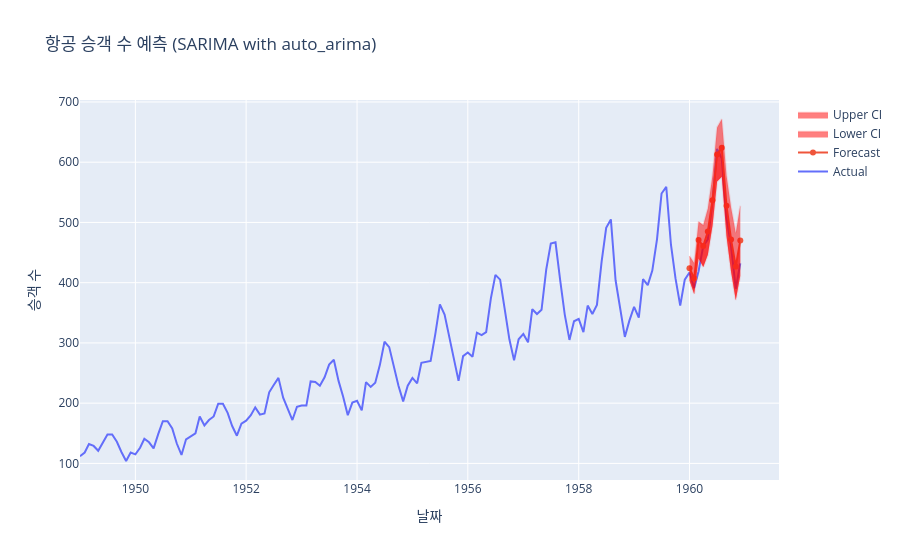

Notebook cell for this chart:
### Markdown cell above
#### auto_arima 결과 해석

1. 모델 탐색 과정
   - `auto_arima`는 다양한 SARIMA 모델을 시도하여 AIC(Akaike Information Criterion) 값이 가장 낮은 모델을 찾습니다
   - 총 12개의 모델을 시도했으며, 그 중 **ARIMA(1,1,0)(0,1,0)[12]** 모델이 AIC=899.902로 가장 좋은 성능을 보였습니다

2. 최적 모델: SARIMA(1,1,0)(0,1,0)[12]
   - **p=1, d=1, q=0**: 비계절성 부분에서 AR(1) 모델, 1차 차분 적용
   - **P=0, D=1, Q=0**: 계절성 부분에서는 1차 계절 차분만 적용
   - **계절 주기 = 12**: 월별 데이터의 연간 계절성

3. 모델 계수 해석
   - **ar.L1 = -0.2431**: AR(1) 계수로, 이전 시점의 값이 현재 값에 음의 영향을 미침
   - **sigma2 = 108.8757**: 오차항의 분산

4. 모델 진단
   - **Ljung-Box 검정 (Q=0.02, p=0.89)**: 잔차에 자기상관이 없음을 의미 (좋은 결과)
   - **Jarque-Bera 검정 (JB=0.57, p=0.75)**: 잔차가 정규분포를 따름을 의미 (좋은 결과)
   - **이분산성 검정 (H=1.47, p=0.23)**: 등분산성 가정을 만족함 (좋은 결과)

이 모델은 통계적으로 적절하며 항공 승객 데이터의 패턴을 잘 포착하고 있습니다.

### Code cell
# 테스트 데이터에 대한 예측
n_periods = 12
forecast_auto, conf_int = sarima_model.predict(n_periods=n_periods, return_conf_int=True)

# 예측 결과 시각화
forecast_index = pd.date_range(start=train_auto.index[-1] + pd.DateOffset(months=1), periods=n_periods, freq='MS')

fig = go.Figure()
fig.add_trace(go.Scatter(x=df.index, y=df['Passengers'], name='Actual'))
fig.add_trace(go.Scatter(x=forecast_index, y=forecast_auto, name='Forecast'))

# 신뢰구간 추가
fig.add_trace(go.Scatter(x=forecast_index, y=conf_int[:, 0], fill='tonexty',
                         mode='lines', line_color='rgba(255,0,0,0.1)', name='Lower CI'))
fig.add_trace(go.Scatter(x=forecast_index, y=conf_int[:, 1], fill='tonexty',
                         mode='lines', line_color='rgba(255,0,0,0.1)', name='Upper CI'))

fig.update_layout(title='항공 승객 수 예측 (SARIMA with auto_arima)', xaxis_title='날짜', yaxis_title='승객 수')
fig.show()

### Figure 1 — Plotly figure (JSON) as saved in the notebook; plotly's stock layout.template omitted (floating-point values rounded to 4 significant figures; data arrays with more than 128 entries replaced by an {"elided": "..."} marker saying what was removed)
{"data": [{"name": "Actual", "type": "scatter", "x": {"elided": "144 str values"}, "y": {"elided": "144 int values"}}, {"name": "Forecast", "type": "scatter", "x": ["1960-01-01T00:00:00", "1960-02-01T00:00:00", "1960-03-01T00:00:00", "1960-04-01T00:00:00", "1960-05-01T00:00:00", "1960-06-01T00:00:00", "1960-07-01T00:00:00", "1960-08-01T00:00:00", "1960-09-01T00:00:00", "1960-10-01T00:00:00", "1960-11-01T00:00:00", "1960-12-01T00:00:00"], "y": [424.1, 407.1, 470.8, 460.9, 484.9, 536.9, 612.9, 623.9, 527.9, 471.9, 426.9, 469.9]}, {"fill": "tonexty", "line": {"color": "rgba(255,0,0,0.1)"}, "mode": "lines", "name": "Lower CI", "type": "scatter", "x": ["1960-01-01T00:00:00", "1960-02-01T00:00:00", "1960-03-01T00:00:00", "1960-04-01T00:00:00", "1960-05-01T00:00:00", "1960-06-01T00:00:00", "1960-07-01T00:00:00", "1960-08-01T00:00:00", "1960-09-01T00:00:00", "1960-10-01T00:00:00", "1960-11-01T00:00:00", "1960-12-01T00:00:00"], "y": [403.7, 381.4, 440.2, 426.2, 446.4, 495.1, 568.0, 576.0, 477.3, 418.7, 371.2, 411.8]}, {"fill": "tonexty", "line": {"color": "rgba(255,0,0,0.1)"}, "mode": "lines", "name": "Upper CI", "type": "scatter", "x": ["1960-01-01T00:00:00", "1960-02-01T00:00:00", "1960-03-01T00:00:00", "1960-04-01T00:00:00", "1960-05-01T00:00:00", "1960-06-01T00:00:00", "1960-07-01T00:00:00", "1960-08-01T00:00:00", "1960-09-01T00:00:00", "1960-10-01T00:00:00", "1960-11-01T00:00:00", "1960-12-01T00:00:00"], "y": [444.6, 432.7, 501.4, 495.6, 523.3, 578.7, 657.8, 671.7, 578.5, 525.1, 482.5, 527.9]}], "layout": {"title": {"text": "항공 승객 수 예측 (SARIMA with auto_arima)"}, "xaxis": {"title": {"text": "날짜"}}, "yaxis": {"title": {"text": "승객 수"}}}}
